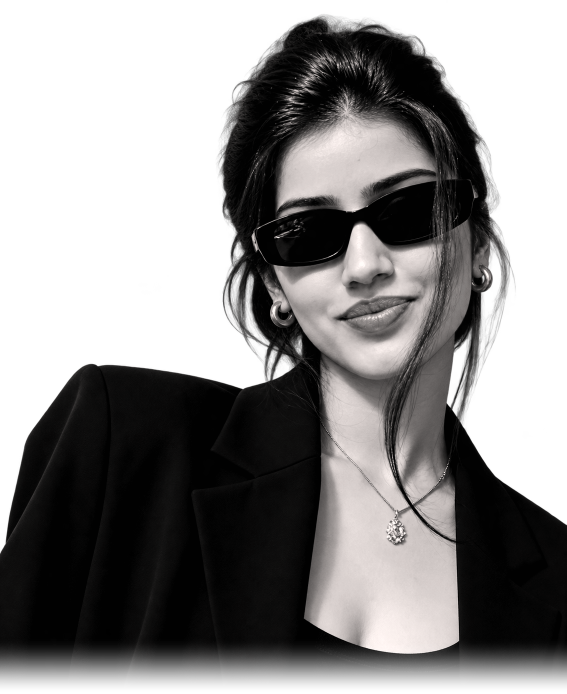
#> input picture dist/assets/vanshika-cutout.png, 1133 x 1388 px, found by its file name (shown at 1/2 size)
$ python process-cutout.py
#> lines starting #> are read from the running program, lines starting #| are printed output that depends on the picture
#!/usr/bin/env python3
"""
Image Processing Script for Vanshika's Portfolio
Grades the transparent cutout (public/assets/vanshika-cutout.png) with:
- High contrast black-and-white
- Crimson-tinted shadow undertones (#8B0D1A)
- Soft gradient alpha fade at the waist (bottom 25%)
- Subtle grain texture
- Exports to public/assets/vanshika-cutout-graded.png and .webp
"""

import os
import sys
import numpy as np
from PIL import Image, ImageEnhance, ImageOps

ASSETS_DIR = os.path.join(os.path.dirname(os.path.dirname(os.path.abspath(__file__))), 'public', 'assets')

def process_portrait():
    cutout_path = os.path.join(ASSETS_DIR, 'vanshika-cutout.png')

    if not os.path.exists(cutout_path):
        print(f"[-] Cutout not found at {cutout_path}")
        return False

    print(f"[+] Found transparent cutout at {cutout_path}")
    im = Image.open(cutout_path)
#> im is the input picture: PIL image 1133x1388 RGBA; mean R, G, B, A 35.1, 33.8, 33.4, 146.3

    # Ensure RGBA
    if im.mode != 'RGBA':
        im = im.convert('RGBA')

    # Extract original transparency mask
    r_ch, g_ch, b_ch, a_ch = im.split()
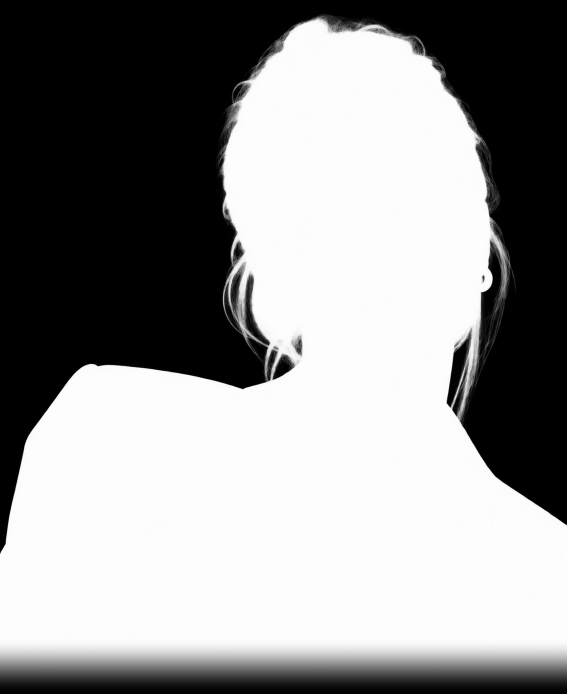
#> a_ch: PIL image 1133x1388 L (shown at 1/2 size); min 0, max 255, mean 146.3
    orig_alpha = np.array(a_ch, dtype=np.float32) / 255.0

    im_rgb = Image.merge('RGB', (r_ch, g_ch, b_ch))
    w, h = im_rgb.size
#> w = 1133; h = 1388
    target_h = 1200
    target_w = int(w * (target_h / h))
#> target_w = 979
    im_resized = im_rgb.resize((target_w, target_h), Image.Resampling.LANCZOS)

    alpha_im = Image.fromarray((orig_alpha * 255).astype(np.uint8), mode='L')
    alpha_resized = np.array(alpha_im.resize((target_w, target_h), Image.Resampling.LANCZOS), dtype=np.float32) / 255.0

    # 1. High contrast B&W
    gray = ImageOps.grayscale(im_resized)
    enhancer = ImageEnhance.Contrast(gray)
    high_contrast = enhancer.enhance(1.4)
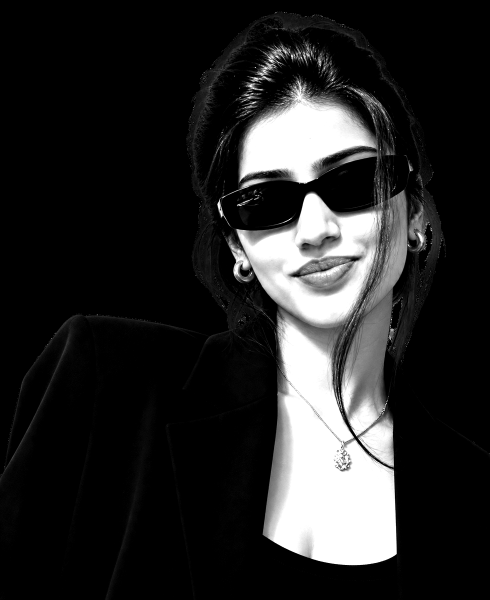
#> high_contrast: PIL image 979x1200 L (shown at 1/2 size); min 0, max 255, mean 39.4

    # 2. Crimson tinted shadows
    arr = np.array(high_contrast, dtype=np.float32) / 255.0
    r = arr.copy()
    g = arr.copy()
    b = arr.copy()

    # Shadow mask (higher where pixels are dark)
    shadow_mask = np.clip(1.0 - arr * 1.4, 0.0, 1.0)
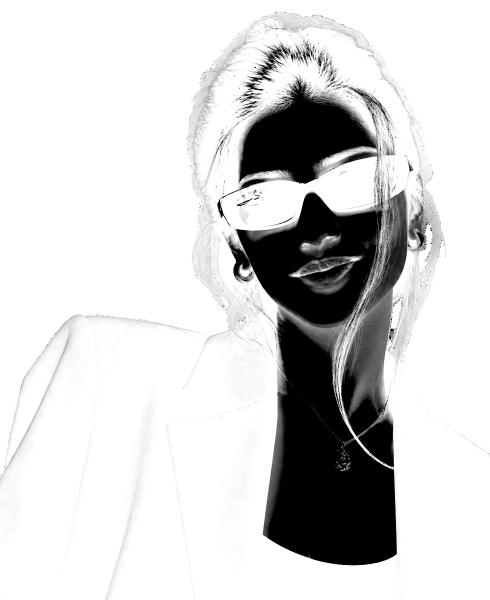
#> shadow_mask: shape (1200, 979) float32 (shown at 1/2 size); min 0, max 1, mean 0.826
    # Crimson tint #8B0D1A
    r = np.clip(r + shadow_mask * 0.28, 0.0, 1.0)
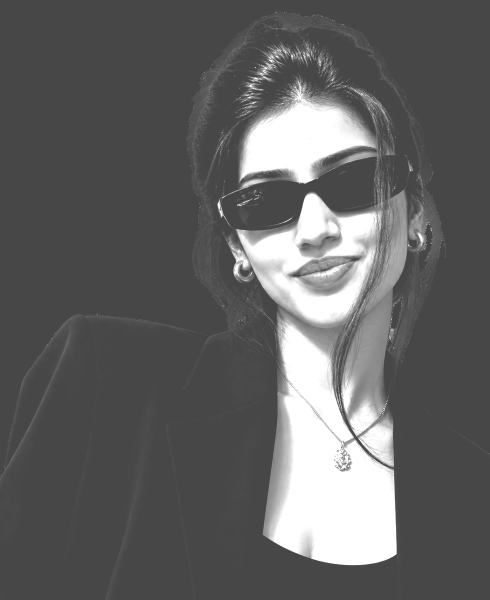
#> r: shape (1200, 979) float32 (shown at 1/2 size); min 0.28, max 1, mean 0.386
    g = np.clip(g - shadow_mask * 0.05, 0.0, 1.0)
    b = np.clip(b - shadow_mask * 0.03, 0.0, 1.0)

    # 3. Subtle grain
    np.random.seed(42)
    grain = (np.random.rand(target_h, target_w) - 0.5) * 0.03
    r = np.clip(r + grain, 0.0, 1.0)
    g = np.clip(g + grain, 0.0, 1.0)
    b = np.clip(b + grain, 0.0, 1.0)

    # 4. Soft bottom gradient dissolve (last 28%)
    fade_start = int(target_h * 0.72)
    final_alpha = alpha_resized.copy()
    for y in range(fade_start, target_h):
        factor = (target_h - y) / (target_h - fade_start)
        # smooth cubic ease
        factor = factor * factor * (3.0 - 2.0 * factor)
        final_alpha[y, :] *= factor
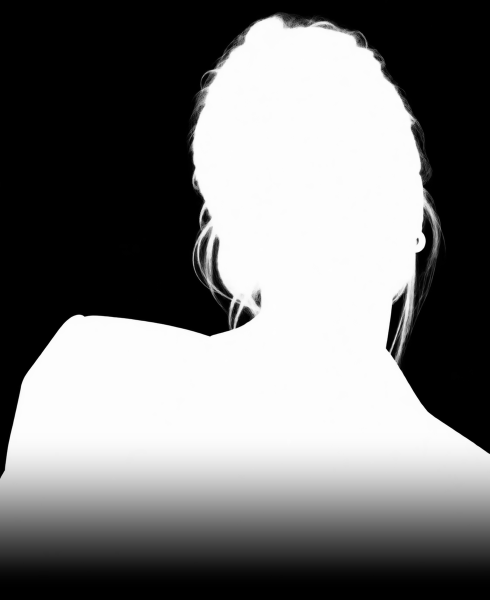
#> final_alpha: shape (1200, 979) float32 (shown at 1/2 size); min 0, max 1, mean 0.474

    rgb_out = (np.stack([r, g, b], axis=-1) * 255.0).astype(np.uint8)
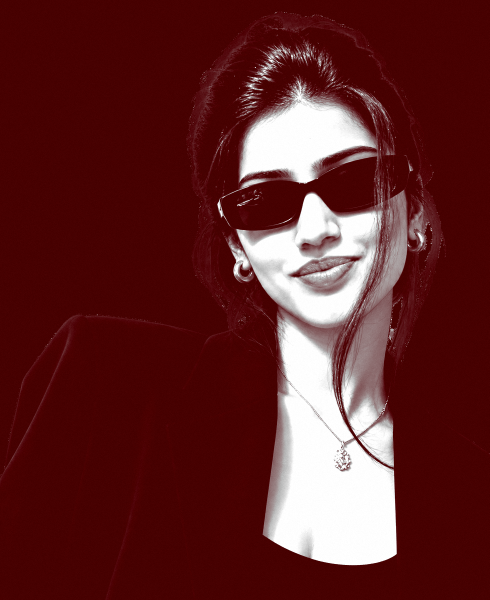
#> rgb_out: shape (1200, 979, 3) (shown at 1/2 size); mean of channels 0, 1, 2 97.8, 38.6, 38.9; drawn as R, G, B
    out_im = Image.fromarray(rgb_out, mode='RGB').convert('RGBA')
    alpha_channel = Image.fromarray((final_alpha * 255.0).astype(np.uint8), mode='L')
    out_im.putalpha(alpha_channel)
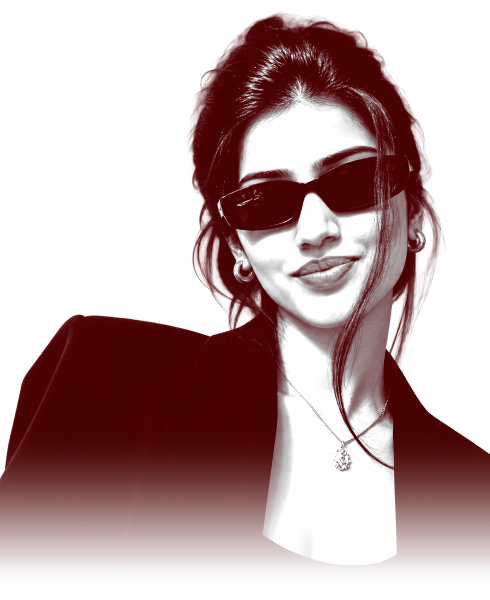
#> out_im: PIL image 979x1200 RGBA (shown at 1/2 size); mean R, G, B, A 97.8, 38.6, 38.9, 120.6; transparent parts drawn white

    graded_png = os.path.join(ASSETS_DIR, 'vanshika-cutout-graded.png')
    graded_webp = os.path.join(ASSETS_DIR, 'vanshika-cutout-graded.webp')
    out_im.save(graded_png, 'PNG', optimize=True)
    out_im.save(graded_webp, 'WEBP', quality=90)
    print(f"[✓] Successfully generated graded cutout asset: {graded_png} ({target_w}x{target_h})")
#| [✓] Successfully generated graded cutout asset: public/assets/vanshika-cutout-graded.png (979x1200)
    return True

if __name__ == '__main__':
    process_portrait()
